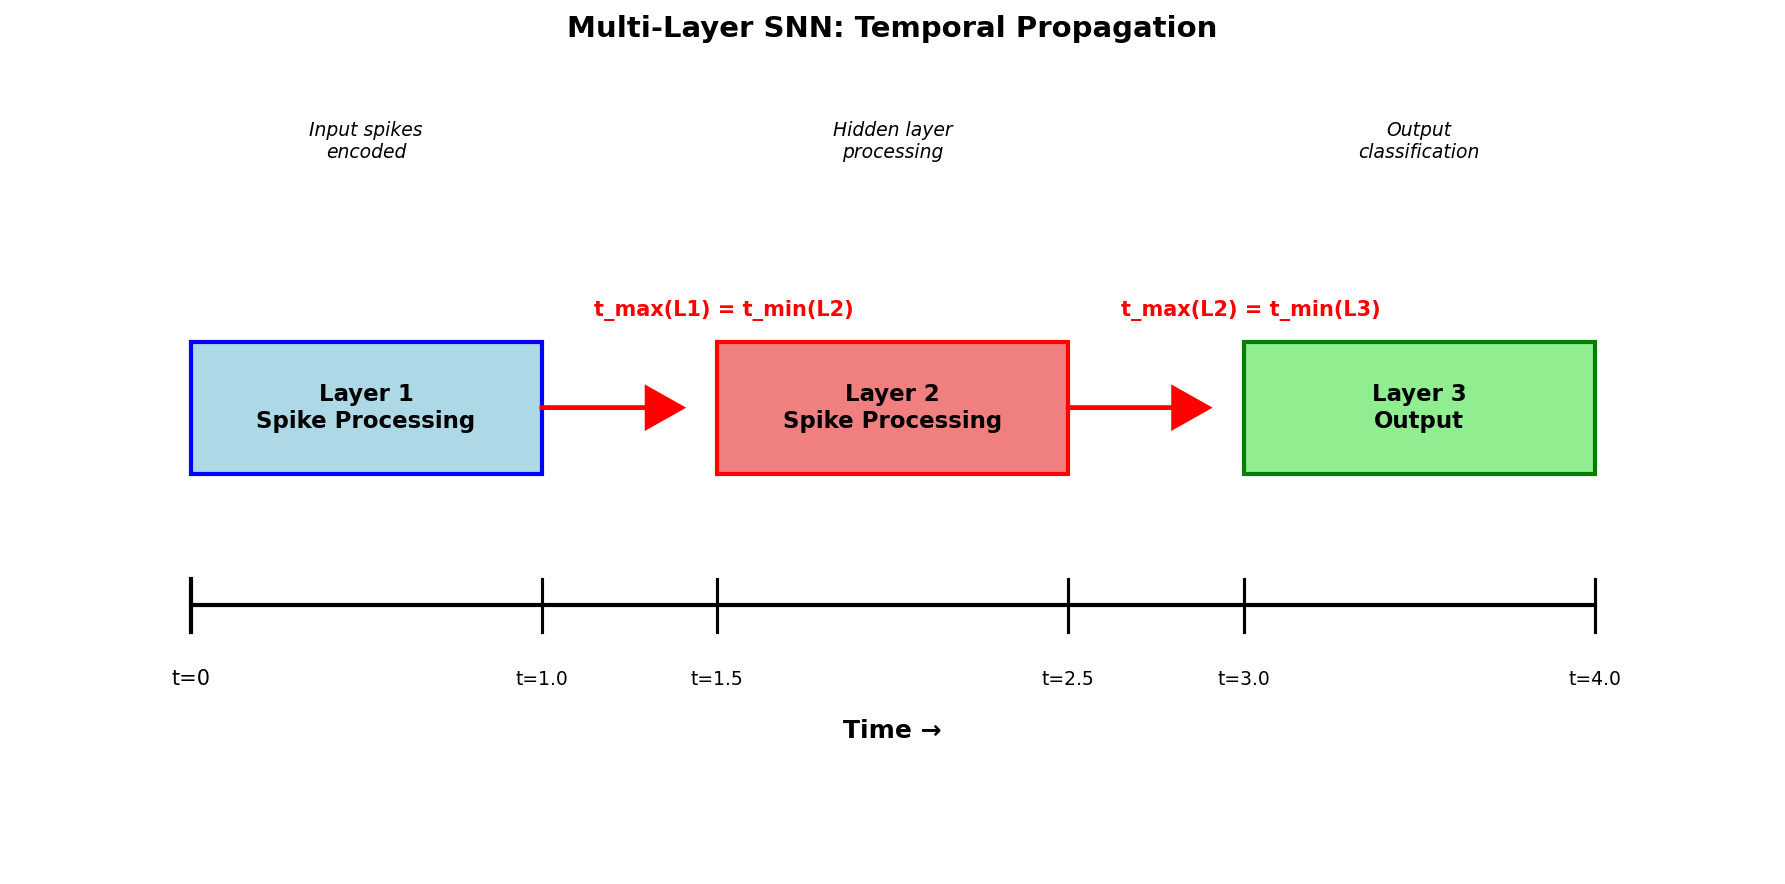

Generate this figure with Python:

import matplotlib.pyplot as plt
import matplotlib.patches as patches

fig, ax = plt.subplots(figsize=(12, 6))  #single layer for schematic diagram

# Layer 1
ax.add_patch(patches.Rectangle((0, 2), 1.0, 0.5, 
                                facecolor='lightblue', edgecolor='blue', linewidth=2))
ax.text(0.5, 2.25, 'Layer 1\nSpike Processing', ha='center', va='center', fontsize=11, fontweight='bold')
ax.arrow(1.0, 2.25, 0.3, 0, head_width=0.15, head_length=0.1, fc='red', ec='red', linewidth=2)
ax.text(1.15, 2.6, 't_max(L1) = t_min(L2)', fontsize=10, color='red', fontweight='bold')

# Layer 2
ax.add_patch(patches.Rectangle((1.5, 2), 1.0, 0.5,
                                facecolor='lightcoral', edgecolor='red', linewidth=2))
ax.text(2.0, 2.25, 'Layer 2\nSpike Processing', ha='center', va='center', fontsize=11, fontweight='bold')
ax.arrow(2.5, 2.25, 0.3, 0, head_width=0.15, head_length=0.1, fc='red', ec='red', linewidth=2)
ax.text(2.65, 2.6, 't_max(L2) = t_min(L3)', fontsize=10, color='red', fontweight='bold')

# Layer 3
ax.add_patch(patches.Rectangle((3.0, 2), 1.0, 0.5,
                                facecolor='lightgreen', edgecolor='green', linewidth=2))
ax.text(3.5, 2.25, 'Layer 3\nOutput', ha='center', va='center', fontsize=11, fontweight='bold')

# Time axis(horizontal time axis below layers)
ax.plot([0, 4], [1.5, 1.5], 'k-', linewidth=2)
ax.plot([0, 0], [1.4, 1.6], 'k-', linewidth=2)
ax.text(0, 1.2, 't=0', ha='center', fontsize=10)
#add tick marks for key time points
for t in [1.0, 1.5, 2.5, 3.0, 4.0]:
    ax.plot([t, t], [1.4, 1.6], 'k-', linewidth=1.5)
    ax.text(t, 1.2, f't={t}', ha='center', fontsize=9)

ax.text(2, 1.0, 'Time →', ha='center', fontsize=12, fontweight='bold')

# Annotations
ax.text(0.5, 3.2, 'Input spikes\nencoded', ha='center', fontsize=9, style='italic')
ax.text(2.0, 3.2, 'Hidden layer\nprocessing', ha='center', fontsize=9, style='italic')
ax.text(3.5, 3.2, 'Output\nclassification', ha='center', fontsize=9, style='italic')

#finalize and save
ax.set_xlim(-0.5, 4.5)
ax.set_ylim(0.5, 3.5)
ax.axis('off')
ax.set_title('Multi-Layer SNN: Temporal Propagation', fontsize=14, fontweight='bold', pad=20)

plt.tight_layout()
plt.savefig('time_axis_schematic.png', dpi=150, bbox_inches='tight')
print("Saved time_axis_schematic.png")
plt.show()